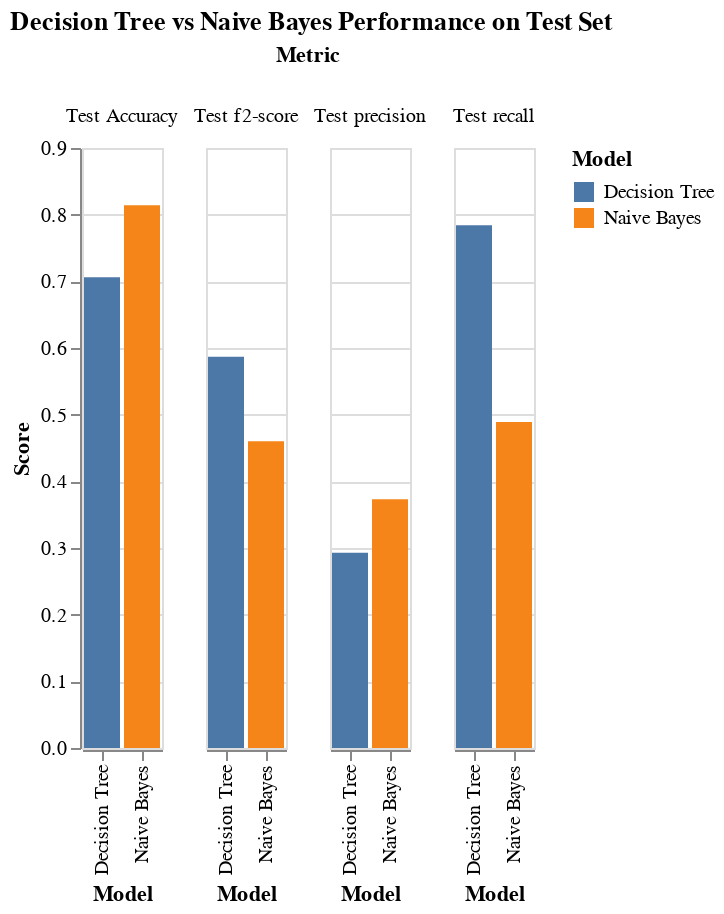

Notebook code cell kept with this figure:
### Markdown cell above
### Result Visualizations

### Code cell
score_melt = score_df.melt(id_vars='Model', var_name='Metric', value_name='Score')

alt.Chart(score_melt).mark_bar().encode(
    x='Model:N',
    y='Score:Q',
    color='Model:N',
    column='Metric:N'
).properties(
    title='Decision Tree vs Naive Bayes Performance on Test Set'
)

### Figure 1 — Vega-Lite specification as saved in the notebook (floating-point values rounded to 4 significant figures)
{"config": {"view": {"continuousWidth": 300, "continuousHeight": 300}}, "data": {"name": "data-c344b9585127178b86818c715f7a83bc"}, "mark": {"type": "bar"}, "encoding": {"color": {"field": "Model", "type": "nominal"}, "column": {"field": "Metric", "type": "nominal"}, "x": {"field": "Model", "type": "nominal"}, "y": {"field": "Score", "type": "quantitative"}}, "title": "Decision Tree vs Naive Bayes Performance on Test Set", "$schema": "https://vega.github.io/schema/vega-lite/v5.15.1.json", "datasets": {"data-c344b9585127178b86818c715f7a83bc": [{"Model": "Decision Tree", "Metric": "Test Accuracy", "Score": 0.706}, {"Model": "Naive Bayes", "Metric": "Test Accuracy", "Score": 0.814}, {"Model": "Decision Tree", "Metric": "Test f2-score", "Score": 0.587}, {"Model": "Naive Bayes", "Metric": "Test f2-score", "Score": 0.46}, {"Model": "Decision Tree", "Metric": "Test recall", "Score": 0.784}, {"Model": "Naive Bayes", "Metric": "Test recall", "Score": 0.489}, {"Model": "Decision Tree", "Metric": "Test precision", "Score": 0.293}, {"Model": "Naive Bayes", "Metric": "Test precision", "Score": 0.373}]}}
